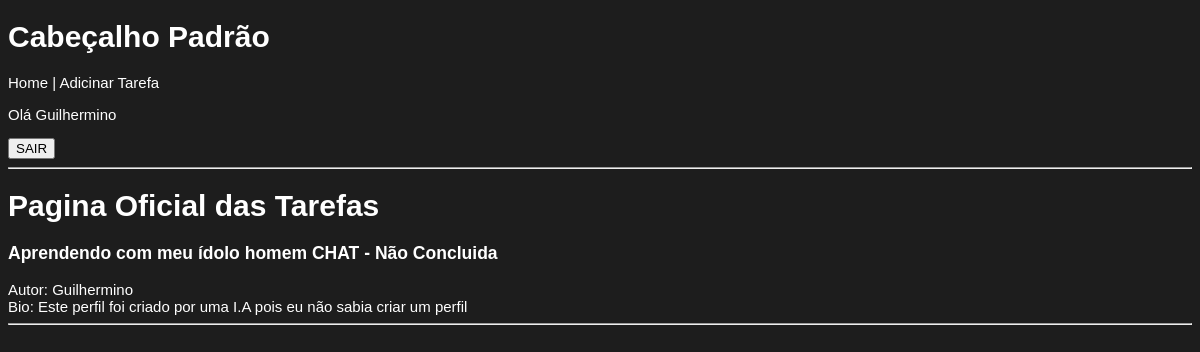
The app's page /tarefas/ (signed in) with its own data.
### tarefas/models.py (models this page shows, shortened)
class Tarefa(models.Model):
    titulo = models.CharField(max_length=100) #Titulo da tarefa com limite de 100 caracteres
    descricao = models.TextField(blank=True) #Descrição detralhada da tarefa, pode ser deixada em branco
    concluida = models.BooleanField(default=False) #Indica se a tarefa foi concluida.
    criada_em = models.DateTimeField(auto_now_add=True) #Data e Hora em que a tarefa foi criada
    usuario = models.ForeignKey(User, on_delete=models.CASCADE) #Relaciona a tarefa a um usuário específico
    etiquetas = models.ManyToManyField(Etiqueta, blank=True) #Relaciona a tarefa a múltiplas etiquetas, pode ser deixada em branco
    class Meta:
        permissions = [
            ("can_view_all_tarefas", "Can view tasks from all users")
        ]

class Perfil(models.Model):
    usuario = models.OneToOneField(User, on_delete=models.CASCADE) #Relaciona o perfil a um usuário específico
    bio = models.TextField(blank=True) #Biografia do usuário, pode ser deixada em branco
    tema = models.BooleanField(default=False) #Tema preferido do usuário, padrão é False (pode representar tema claro ou escuro)

### tarefas/views.py (the view)
# urls.py: 2. Add a URL to urlpatterns:  path('', views.home, name='home')
@login_required
def home(request):
    lista = Tarefa.objects.select_related('usuario', 'usuario__perfil').prefetch_related('etiquetas').all()
    if request.user.has_perm("tarefas.can_view_tarefas"):
        lista = lista.all()
    else:
        lista = lista.filter(usuario=request.user)
    for tarefa in lista:
        tarefa.etiquetas_lista = list(tarefa.etiquetas.all())
    return render(request, 'tarefas/home.html', {'tarefas' : lista})

### tarefas/templates/tarefas/home.html (shortened to what this page needs)
{% extends 'tarefas/base.html' %}
    {% block corpo %}
    <h1>Pagina Oficial das Tarefas</h1>
    {% if tarefas %}
        {% for tarefa in tarefas %}
        <div>
            <h3>
               <a href="{% url 'individual' tarefa.id %}"> {{ tarefa.titulo }} </a> -
                {% if tarefa.concluida %}
                    Concluida
                {% else %}
                    Não Concluida
                {% endif %}
            </h3>
        </div>
        <div> Autor: {{tarefa.usuario.username}} </div>
        <div> Bio: {{tarefa.usuario.perfil.bio}} </div>
            <hr />
        {% endfor %}
    {% else %}
        <p>Não Existe Tarefas Cadastradas...</p>
    {% endif %}
    {% endblock %}

### tarefas/templates/tarefas/base.html (shortened to what this page needs)
{% load static %}
<!DOCTYPE html>
<html lang="pt-br">
<head>
    <link rel="stylesheet" href="{% static 'tarefas/style.css' %}">
</head>
<body>
    <header>
        <h1>Cabeçalho Padrão</h1>
        <nav>
            <a href="{% url 'home' %}">Home</a> |
            <a href="{% url 'adicionar' %}">Adicinar Tarefa</a>
        </nav>
        <div>
            {% if user.is_authenticated %}
            <p> Olá {{user.username}}</p>
            <form method="post" action="{% url 'logout' %}">
                <button type="submit">SAIR</button>
            </form>
            {% else %}
            <a href="{% url 'login' %}">ENTRAR</a>
            {% endif %}
        </div>
        <hr />
    </header>
    {% block corpo %}
    {% endblock %}
</body>
</html>

### tarefas/static/tarefas/style.css (style rules this page uses)
body { font-family: Arial, Helvetica, sans-serif; font-size: 15px; background-color: #1d1d1d; color: #FFFF; }
h1, h2, h3 { font-weight: bold; }
a { text-decoration: none; color: #FFFF; }

### records on screen
Tarefa: titulo "Aprendendo com meu ídolo homem CHAT", concluida "Não Concluida", usuario.username "Guilhermino", usuario.perfil.bio "Este perfil foi criado por uma I.A pois eu não sabia criar um perfil"

### other values on screen
{{ user.username }} "Guilhermino"
